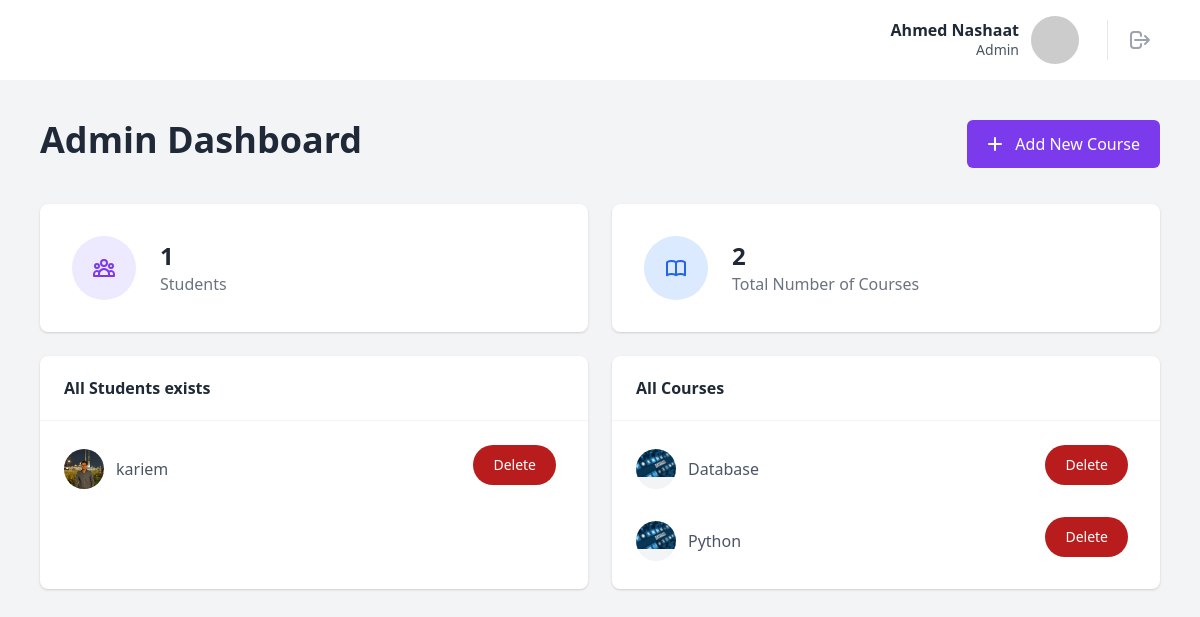
The page /admin on the database its author committed.
### main.py (models this page shows, shortened)
class Students(db.Model, UserMixin):
    student_id = db.Column(db.Integer, primary_key=True)
    student_username = db.Column(db.String(50), unique=True, nullable=False)
    student_email = db.Column(db.String(120), unique=True, nullable=False)
    student_image = db.Column(db.String(20),  nullable=False, default='dd.png')
    student_mobil = db.Column(db.String(20))
    student_headline = db.Column(db.String(120))
    student_about = db.Column(db.String(1000))
    student_password = db.Column(db.String(120), unique=True, nullable=False)

### tables this page shows
CREATE TABLE courses (
	course_id INTEGER NOT NULL, 
	course_category VARCHAR(50) NOT NULL, 
	course_name VARCHAR(120) NOT NULL, 
	course_description VARCHAR(500) NOT NULL, 
	course_image VARCHAR(20), 
	total_course_hours VARCHAR(120) NOT NULL, 
	course_instructor VARCHAR(120) NOT NULL, 
	course_syllabus VARCHAR(2000) NOT NULL, 
	PRIMARY KEY (course_id)
);

### main.py (the view)
@app.route('/admin')
def admin():
    all = Students.query.all()
    al = courses.query.all()
    total_students = Students.query.count()
    total_courses = courses.query.count()
    return render_template('admin.html' , all=all, al=al, total_students=total_students, total_courses=total_courses)

### templates/admin.html (shortened to what this page needs)
{% extends "base.html" %}
{% block content %}
<body class="flex bg-gray-100 min-h-screen">
    <div class="flex-grow text-gray-800">
      <header class="flex items-center h-20 px-6 sm:px-10 bg-white">
        <div class="flex flex-shrink-0 items-center ml-auto">
          <button class="inline-flex items-center p-2 hover:bg-gray-100 focus:bg-gray-100 rounded-lg">
            <div class="hidden md:flex md:flex-col md:items-end md:leading-tight">
              <span class="font-semibold">Ahmed Nashaat</span>
              <span class="text-sm text-gray-600">Admin</span>
            </div>
            <span class="h-12 w-12 ml-2 sm:ml-3 mr-2 bg-gray-100 rounded-full overflow-hidden">
              <img src="https://randomuser.me/api/portraits/women/68.jpg" alt="user profile photo" class="h-full w-full object-cover">
            </span>
          </button>
          <div class="border-l pl-3 ml-3 space-x-1">
            <a href="{{ url_for('logout') }}">
            <button class="relative p-2 text-gray-400 hover:bg-gray-100 hover:text-gray-600 focus:bg-gray-100 focus:text-gray-600 rounded-full">
              <svg aria-hidden="true" fill="none" viewBox="0 0 24 24" stroke="currentColor" class="h-6 w-6">
    <path stroke-linecap="round" stroke-linejoin="round" stroke-width="2" d="M17 16l4-4m0 0l-4-4m4 4H7m6 4v1a3 3 0 01-3 3H6a3 3 0 01-3-3V7a3 3 0 013-3h4a3 3 0 013 3v1" />
  </svg>
            </button>
            </a>
          </div>
        </div>
      </header>
      <main class="p-6 sm:p-10 space-y-6">
        <div class="flex flex-col space-y-6 md:space-y-0 md:flex-row justify-between">
          <div class="mr-6">
            <h1 class="text-4xl font-semibold mb-2">Admin Dashboard</h1>
          </div>
          <div class="flex flex-wrap items-start justify-end -mb-3">
            <a href="{{ url_for('formaddcourse') }}">
            <button class="inline-flex px-5 py-3 text-white bg-purple-600 hover:bg-purple-700 focus:bg-purple-700 rounded-md ml-6 mb-3">
              <svg aria-hidden="true" fill="none" viewBox="0 0 24 24" stroke="currentColor" class="flex-shrink-0 h-6 w-6 text-white -ml-1 mr-2">
                <path stroke-linecap="round" stroke-linejoin="round" stroke-width="2" d="M12 6v6m0 0v6m0-6h6m-6 0H6" />
              </svg>
              Add New Course
            </button>
            </a>
          </div>
        </div>
        <section class="grid md:grid-cols-2 xl:grid-cols-2 gap-6">
          <div class="flex items-center p-8 bg-white shadow rounded-lg">
            <div class="inline-flex flex-shrink-0 items-center justify-center h-16 w-16 text-purple-600 bg-purple-100 rounded-full mr-6">
            </div>
            <div>
              <span class="block text-2xl font-bold">{{ total_students }}</span>
              <span class="block text-gray-500">Students</span>
            </div>
          </div>
          <div class="flex items-center p-8 bg-white shadow rounded-lg">
            <div class="inline-flex flex-shrink-0 items-center justify-center h-16 w-16 text-blue-600 bg-blue-100 rounded-full mr-6">
            </div>
            <div>
              <span class="block text-2xl font-bold">{{ total_courses }}</span>
              <span class="block text-gray-500">Total Number of Courses</span>
            </div>
          </div>
<div class="row-span-3 bg-white shadow rounded-lg w-full">
  <div class="flex items-center justify-between px-6 py-5 font-semibold border-b border-gray-100">
    <span>All Students exists</span>
  </div>
  <div class="overflow-y-auto" style="max-height: 24rem;">
    <ul class="p-6 space-y-6">
      {% for student in all %}
      <li class="flex items-center">
        <div class="h-10 w-10 mr-3 bg-gray-100 rounded-full overflow-hidden">
          <img src="{{ url_for('static', filename='profile_pics/' + student.student_image) }}" alt="Annette Watson profile picture">
        </div>
        <span class="text-gray-600">{{student.student_username}}</span>
        <button type="button" class=" ml-auto text-white bg-red-700 hover:bg-red-800 focus:outline-none focus:ring-4 focus:ring-red-300 font-medium rounded-full text-sm px-5 py-2.5 text-center mr-2 mb-2 dark:bg-red-600 dark:hover:bg-red-700 dark:focus:ring-red-900">Delete</button>
      </li>
     {% endfor %}
    </ul>
  </div>
</div>
<div class="row-span-3 bg-white shadow rounded-lg">
  <div class="flex items-center justify-between px-6 py-5 font-semibold border-b border-gray-100">
    <span>All Courses</span>
  </div>
  <div class="overflow-y-auto" style="max-height: 24rem;">
    <ul class="p-6 space-y-6">
      {% for course in al%}
      <li class="flex items-center">
        <div class="h-10 w-10 mr-3 bg-gray-100 rounded-full overflow-hidden">
          <img src="{{ url_for('static', filename='profile_pics/' + course.course_image) }}" alt="Annette Watson profile picture">
        </div>
        <span class="text-gray-600">{{course.course_name}}</span>
          <form action="{{ url_for('delete_course', course_id=course.course_id)}}" method="POST" class="ml-auto">
            <input type="submit" value="Delete" class="text-right ml-auto text-white bg-red-700 hover:bg-red-800 focus:outline-none focus:ring-4 focus:ring-red-300 font-medium rounded-full text-sm px-5 py-2.5 text-center mr-2 mb-2 dark:bg-red-600 dark:hover:bg-red-700 dark:focus:ring-red-900">
        </form>
      </li>
       {% endfor %}
    </ul>
  </div>
</div>
</section>
      </main>
    </div>
  </body>
{%endblock %}

### rows shown on the page
Students: student_image (picture), student_username "kariem"
courses: course_image (picture), course_name "Database"
courses: course_image (picture), course_name "Python"

### other values the page prints
{{ total_students }} "1"
{{ total_courses }} "2"
